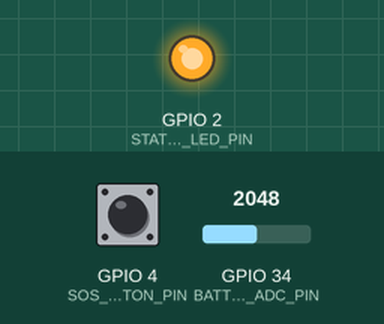
A program run on a simulated ESP32. Shown: output pins drawn as LEDs (lit = HIGH). Inputs (shaded band) come from the test bench; at power-on: GPIO 4 (SOS_BUTTON_PIN) HIGH, GPIO 34 (BATTERY_ADC_PIN) = 2048 (analog values on the 0–4095 scale). Nothing arrives over Bluetooth unless stated; a phone connects over Bluetooth LE 3 s after start.

Above: at 1.8 s.
1.9 s: GPIO 4 (SOS_BUTTON_PIN) pulled LOW for 0.65 s
At 2.8 s:
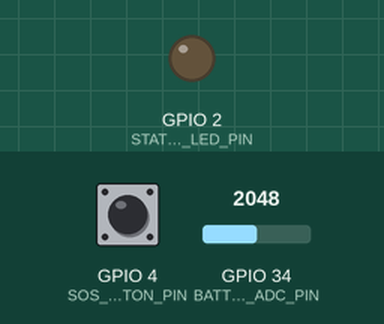
Timing chart, 0 to 4.9 s (numbered marks = the images above; inputs shaded):
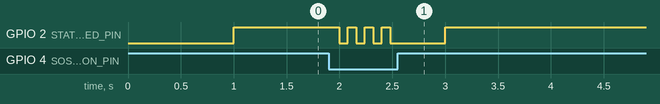

The program:

main.cpp
```cpp
/*
 * PingHome ESP32 SOS wearable firmware.
 *
 * Scope is deliberately minimal, per SPEC.md: "ESP32 should have minimal business logic. Its
 * primary job is: physical button -> BLE SOS event -> Android." Everything else (who to notify,
 * escalation, persistence) lives on the phone/backend. This firmware:
 *   - advertises a BLE GATT service PingHome's Android app scans for,
 *   - debounces a physical SOS button and notifies a single-byte SOS event over BLE,
 *   - exposes a battery-percentage characteristic,
 *   - gives local LED feedback for button press / connection state,
 *   - reduces CPU clock and uses light sleep between actions for lower power draw.
 *
 * See ../../docs/wearable.md for wiring, the BLE protocol, and flashing instructions.
 */

#include <Arduino.h>
#include <BLEDevice.h>
#include <BLEServer.h>
#include <BLEUtils.h>
#include <BLE2902.h>
#include <esp_sleep.h>

#include "ble_uuids.h"

// ---- Pin configuration (see docs/wearable.md for the wiring diagram) ----------------------
static const int SOS_BUTTON_PIN = 4;      // Button to GND, INPUT_PULLUP - press = LOW.
static const int STATUS_LED_PIN = 2;      // Most ESP32 dev boards break out an onboard LED here.
static const int BATTERY_ADC_PIN = 34;    // ADC1 channel behind a 2:1 voltage divider from VBAT.

// ---- Timing ---------------------------------------------------------------------------------
static const unsigned long DEBOUNCE_MS = 300;        // Ignore bounce noise on the raw edge.
static const unsigned long SOS_COOLDOWN_MS = 2000;    // "Prevent accidental repeated events."
static const unsigned long BATTERY_UPDATE_MS = 60000; // Refresh + notify battery % once a minute.
static const unsigned long ADVERTISE_BLINK_MS = 1000;

BLEServer* server = nullptr;
BLECharacteristic* sosCharacteristic = nullptr;
BLECharacteristic* batteryCharacteristic = nullptr;

volatile bool buttonInterruptFlag = false;
unsigned long lastDebounceTime = 0;
unsigned long lastSosSentAt = 0;
unsigned long lastBatteryUpdate = 0;
unsigned long lastAdvertiseBlink = 0;
bool ledOn = false;
bool deviceConnected = false;

void IRAM_ATTR onButtonInterrupt() {
    buttonInterruptFlag = true;
}

class ServerCallbacks : public BLEServerCallbacks {
    void onConnect(BLEServer* srv) override {
        deviceConnected = true;
        digitalWrite(STATUS_LED_PIN, HIGH); // Solid LED = phone connected.
    }

    void onDisconnect(BLEServer* srv) override {
        deviceConnected = false;
        digitalWrite(STATUS_LED_PIN, LOW);
        // Advertising stops on disconnect by default - restart it so the wearable is
        // reconnectable without a manual reset (supports Android's auto-reconnect behaviour).
        BLEDevice::startAdvertising();
    }
};

void setupBle() {
    String deviceName = String(PINGHOME_DEVICE_NAME_PREFIX) + String((uint32_t)(ESP.getEfuseMac() & 0xFFFF), HEX);
    BLEDevice::init(deviceName.c_str());

    server = BLEDevice::createServer();
    server->setCallbacks(new ServerCallbacks());

    BLEService* service = server->createService(PINGHOME_SERVICE_UUID);

    sosCharacteristic = service->createCharacteristic(
        PINGHOME_SOS_CHAR_UUID,
        BLECharacteristic::PROPERTY_NOTIFY | BLECharacteristic::PROPERTY_READ
    );
    sosCharacteristic->addDescriptor(new BLE2902());

    batteryCharacteristic = service->createCharacteristic(
        PINGHOME_BATTERY_CHAR_UUID,
        BLECharacteristic::PROPERTY_NOTIFY | BLECharacteristic::PROPERTY_READ
    );
    batteryCharacteristic->addDescriptor(new BLE2902());

    service->start();

    BLEAdvertising* advertising = BLEDevice::getAdvertising();
    advertising->addServiceUUID(PINGHOME_SERVICE_UUID);
    advertising->setScanResponse(true);
    // Helps some Android BLE stacks negotiate a connection faster/more reliably.
    advertising->setMinPreferred(0x06);
    advertising->setMinPreferred(0x12);
    BLEDevice::startAdvertising();
}

uint8_t readBatteryPercent() {
    // Voltage divider (2x 100k) halves VBAT into the ADC's 0-3.3V range - adjust the multiplier
    // and the two threshold constants below to match your actual battery/divider hardware.
    int raw = analogRead(BATTERY_ADC_PIN);
    float voltage = (raw / 4095.0f) * 3.3f * 2.0f;

    const float EMPTY_V = 3.3f;
    const float FULL_V = 4.2f;
    float percent = (voltage - EMPTY_V) / (FULL_V - EMPTY_V) * 100.0f;
    if (percent < 0) percent = 0;
    if (percent > 100) percent = 100;
    return (uint8_t)percent;
}

void sendSos() {
    uint8_t payload = 0x01;
    sosCharacteristic->setValue(&payload, 1);
    if (deviceConnected) {
        sosCharacteristic->notify();
    }
    // Local feedback regardless of BLE connection state - the wearer needs confirmation the
    // button registered even if the phone is out of range at that instant.
    for (int i = 0; i < 6; i++) {
        digitalWrite(STATUS_LED_PIN, !digitalRead(STATUS_LED_PIN));
        delay(80);
    }
    digitalWrite(STATUS_LED_PIN, deviceConnected ? HIGH : LOW);
}

void handleButton() {
    if (!buttonInterruptFlag) return;
    buttonInterruptFlag = false;

    unsigned long now = millis();
    if (now - lastDebounceTime < DEBOUNCE_MS) return;
    lastDebounceTime = now;

    if (digitalRead(SOS_BUTTON_PIN) != LOW) return; // Confirm still pressed after debounce window.

    if (now - lastSosSentAt < SOS_COOLDOWN_MS) return; // Swallow rapid repeats from one press.
    lastSosSentAt = now;

    sendSos();
}

void updateBatteryIfDue() {
    unsigned long now = millis();
    if (now - lastBatteryUpdate < BATTERY_UPDATE_MS && lastBatteryUpdate != 0) return;
    lastBatteryUpdate = now;

    uint8_t percent = readBatteryPercent();
    batteryCharacteristic->setValue(&percent, 1);
    if (deviceConnected) {
        batteryCharacteristic->notify();
    }
}

void blinkWhileAdvertising() {
    if (deviceConnected) return;
    unsigned long now = millis();
    if (now - lastAdvertiseBlink < ADVERTISE_BLINK_MS) return;
    lastAdvertiseBlink = now;
    ledOn = !ledOn;
    digitalWrite(STATUS_LED_PIN, ledOn ? HIGH : LOW);
}

void setup() {
    pinMode(SOS_BUTTON_PIN, INPUT_PULLUP);
    pinMode(STATUS_LED_PIN, OUTPUT);
    digitalWrite(STATUS_LED_PIN, LOW);
    analogReadResolution(12);

    attachInterrupt(digitalPinToInterrupt(SOS_BUTTON_PIN), onButtonInterrupt, FALLING);

    // Low-power: this firmware does nothing CPU-intensive, so run well below the 240MHz default.
    setCpuFrequencyMhz(80);

    setupBle();
}

void loop() {
    handleButton();
    updateBatteryIfDue();
    blinkWhileAdvertising();

    // Light sleep between polls instead of a busy-wait loop. The button is interrupt-driven
    // (GPIO wake source below) so a press is still caught promptly even while sleeping; this is
    // the "low-power/sleep behaviour" SPEC.md calls for without dropping the BLE connection,
    // which a full deep-sleep cycle would do.
    esp_sleep_enable_timer_wakeup(50 * 1000); // 50ms
    esp_sleep_enable_ext0_wakeup((gpio_num_t)SOS_BUTTON_PIN, 0);
    esp_light_sleep_start();
}
```

ble_uuids.h
```cpp
#pragma once

// MUST match android/app/src/main/java/com/pinghome/app/ble/BleConstants.java exactly.
// If you regenerate one side, regenerate the other.

#define PINGHOME_SERVICE_UUID          "b6f00001-93a4-4a9b-8f21-3c9d7a2e4b10"
#define PINGHOME_SOS_CHAR_UUID         "b6f00002-93a4-4a9b-8f21-3c9d7a2e4b10"
#define PINGHOME_BATTERY_CHAR_UUID     "b6f00003-93a4-4a9b-8f21-3c9d7a2e4b10"

// Advertised name prefix the Android app filters on while scanning for pairing.
// Append a short per-unit suffix (e.g. "PingHome-A1B2") so multiple wearables don't collide.
#define PINGHOME_DEVICE_NAME_PREFIX    "PingHome-"
```
